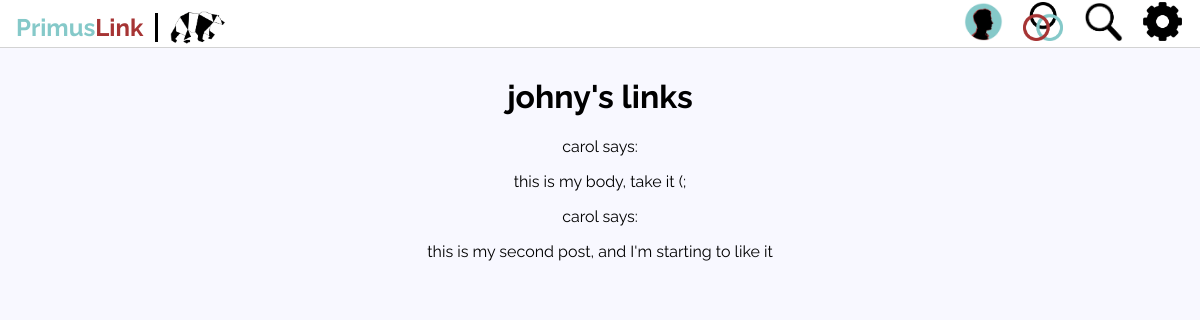
Screenshot of /home (signed in) with the database file from the repository.
### app/models.py (models this page shows, shortened)
class User(UserMixin, db.Model):
    id = db.Column(db.Integer, primary_key=True)
    username = db.Column(db.String(64), index=True, unique=True)
    email = db.Column(db.String(120), index=True, unique=True)
    password_hash = db.Column(db.String(128))
    posts = db.relationship('Post', backref='author', lazy='dynamic')
    about_me = db.Column(db.String(140))
    last_seen = db.Column(db.DateTime, default=datetime.utcnow)

class Post(db.Model):
	id = db.Column(db.Integer, primary_key=True)
	body = db.Column(db.String(140))
	timestamp = db.Column(db.DateTime, index=True, default=datetime.utcnow)
	user_id = db.Column(db.Integer, db.ForeignKey('user.id'))

### app/routes.py (the view)
@app.route("/home")
@login_required
def home():
	posts = Post.query.all()
	return render_template("homepage.html", posts=posts, curent_user=current_user)

### app/models.py (called while the page is built)
@login.user_loader
def load_user(id):
	return User.query.get(int(id))

### app/routes.py (called while the page is built)
@app.before_request
def before_request():
	if current_user.is_authenticated:
		current_user.last_seen = datetime.utcnow()
		db.session.commit()

### app/templates/homepage.html
{%extends "base.html"%}
{%block content%}
<h1>{{curent_user.username}}'s links</h1>
{% for post in posts %}
	<p>{{post.author.username}} says:</p>
	<p>{{post.body}}</p>
{% endfor %}
{%endblock%}

### app/static/css/base.css (style rules this page uses)
* { box-sizing: border-box; transition: all ease-in-out 150ms; }
body { margin: 0; padding:0; font-family: "Raleway", sans-serif; text-align:center; }
html { background:ghostwhite; }

### rows the page displays
User: username "johny"
Post: author.username "carol", body "this is my body, take it (;"
Post: author.username "carol", body "this is my second post, and I'm starting to like it"
